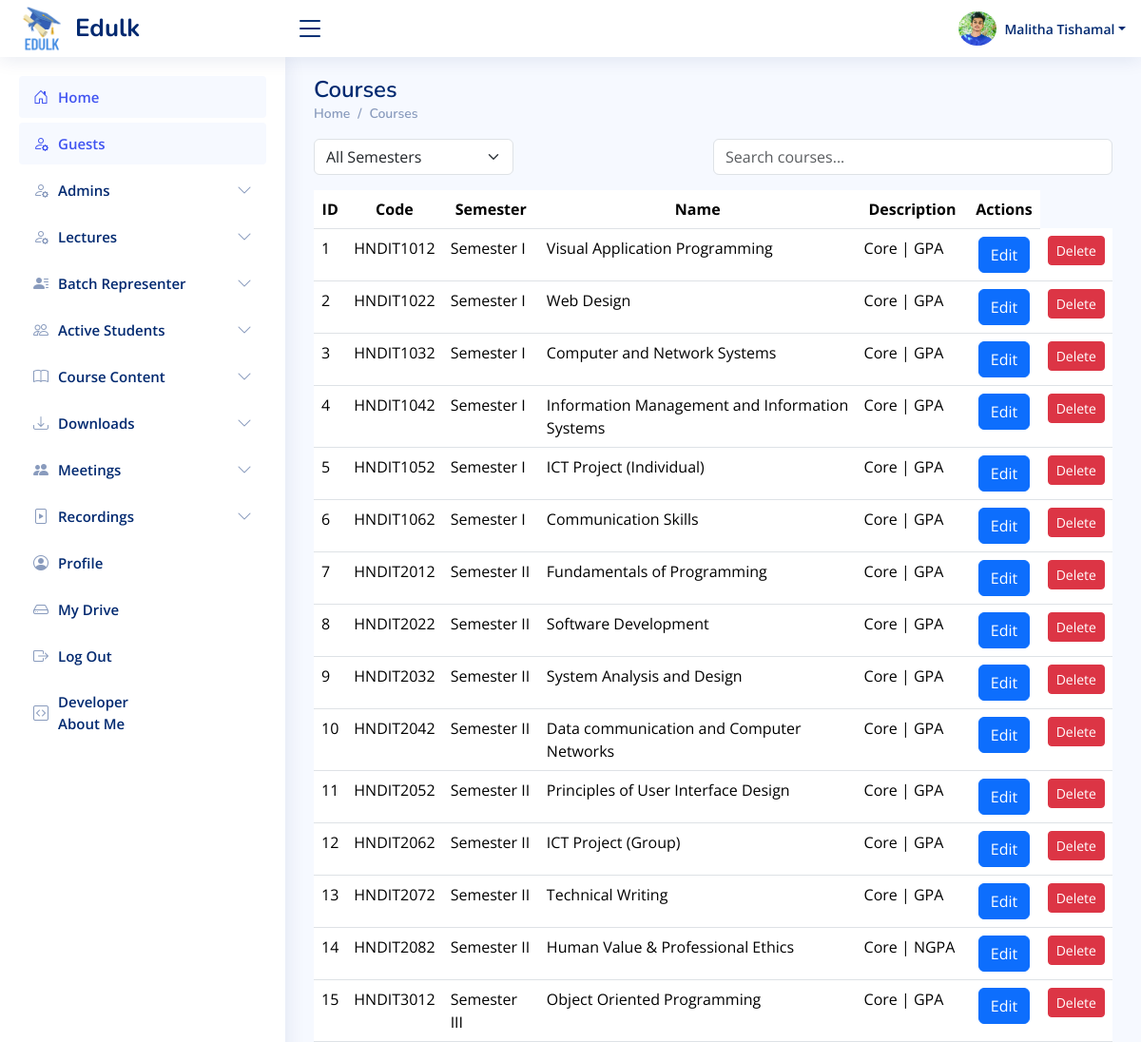
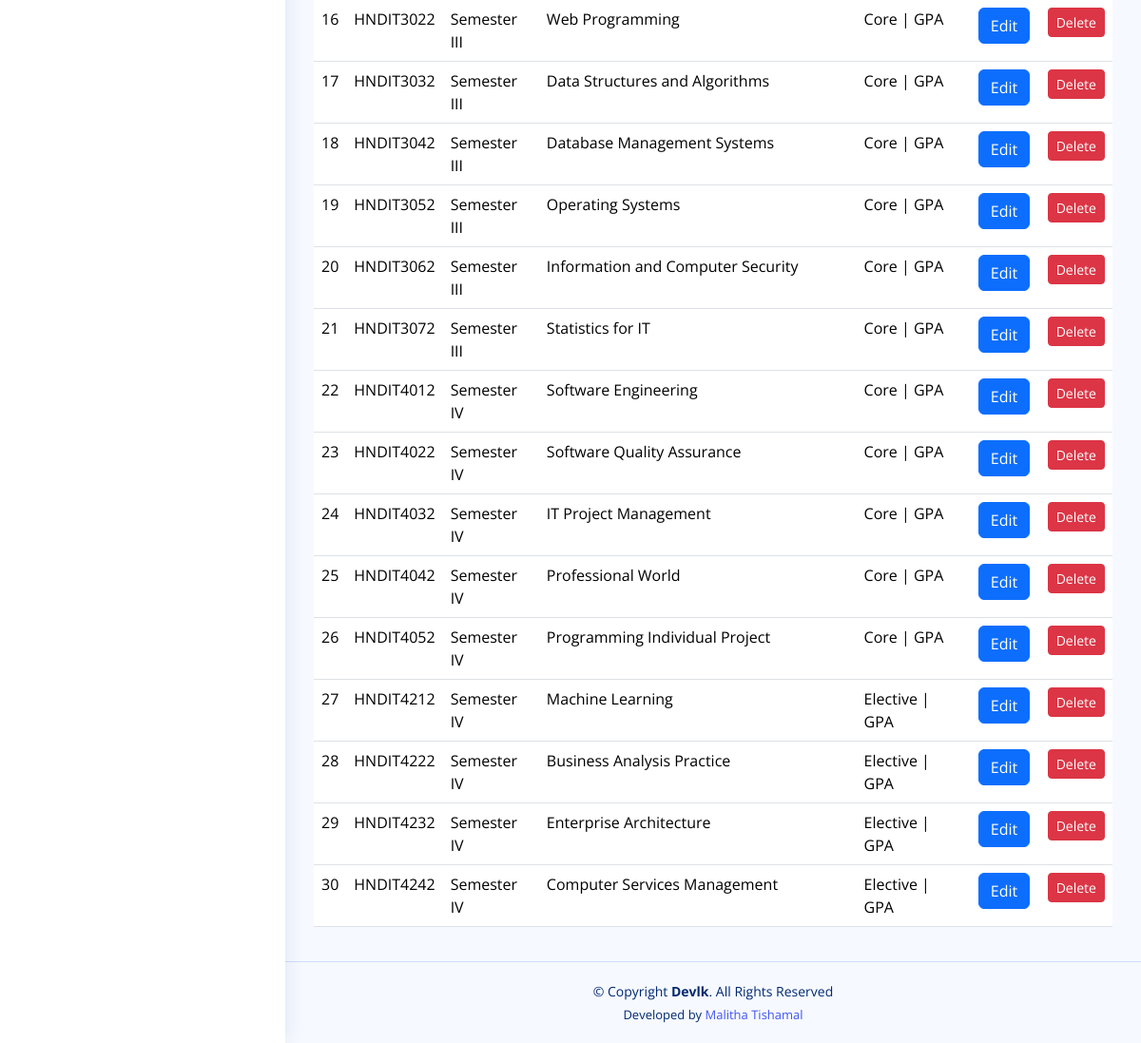
The app's page /sadmin/pages-courses.php (signed in) with its own data (2 pictures, top to bottom).
### tables this page shows
CREATE TABLE `sadmins` (
  `id` int(11) NOT NULL,
  `name` varchar(100) DEFAULT NULL,
  `nic` varchar(20) DEFAULT NULL,
  `email` varchar(100) DEFAULT NULL,
  `mobile` varchar(15) DEFAULT NULL,
  `password` varchar(255) DEFAULT NULL,
  `status` enum('pending','approved','rejected') DEFAULT 'pending',
  `profile_picture` varchar(200) NOT NULL DEFAULT 'uploads/profile_pictures/default.jpg',
  `created_at` datetime DEFAULT current_timestamp(),
  `last_login` datetime DEFAULT NULL
);

CREATE TABLE `subjects` (
  `id` int(11) NOT NULL,
  `semester` varchar(50) DEFAULT NULL,
  `code` varchar(20) DEFAULT NULL,
  `name` varchar(255) DEFAULT NULL,
  `description` varchar(255) DEFAULT NULL
);

### sadmin/pages-courses.php (the view, shortened to what this page needs)
<?php
require_once '../includes/db-conn.php';
$user_id = $_SESSION['sadmin_id'];
$sql = "SELECT * FROM sadmins WHERE id = ?";
$stmt = $conn->prepare($sql);
$stmt->bind_param("i", $user_id);
$stmt->execute();
$result = $stmt->get_result();
$user = $result->fetch_assoc();
$sql = "SELECT * FROM subjects";
$result = $conn->query($sql);
?>
<!DOCTYPE html>
<html lang="en">
<head>
    <?php include_once("../includes/css-links-inc.php"); ?>
</head>
<body>
    <?php include_once("../includes/header.php") ?>
    <?php include_once("../includes/sadmin-sidebar.php") ?>
    <main id="main" class="main">
        <div class="pagetitle">
            <h1>Courses</h1>
            <nav>
                <ol class="breadcrumb">
                    <li class="breadcrumb-item"><a href="">Home</a></li>
                    <li class="breadcrumb-item"><a href="">Courses</a></li>
                </ol>
            </nav>
        </div>
        <section class="section">
            <div class="d-flex justify-content-between mb-3">
                <select id="semesterFilter" class="form-select w-25">
                    <option value="">All Semesters</option>
                </select>
                        <input type="text" id="searchInput" class="form-control w-50" placeholder="Search courses...">
            </div>
            <table id="courseDataTable" class="table datatable">
                <thead class="align-middle text-center">
                    <tr>
                        <th>ID</th>
                        <th>Code</th>
                        <th>Semester</th>
                        <th>Name</th>
                        <th>Description</th>
                        <th>Actions</th>
                    </tr>
                </thead>
                <tbody id="courseTable">
                    <?php
                    if ($result->num_rows > 0) {
                        while ($row = $result->fetch_assoc()) {
                            echo "<tr>";
                            echo "<td>" . $row['id'] . "</td>";
                            echo "<td>" . $row['code'] . "</td>";
                            echo "<td class='semester'>" . $row['semester'] . "</td>";
                            echo "<td class='course-name'>" . $row['name'] . "</td>";
                            echo "<td>" . $row['description'] . "</td>";
                            echo '<td class="text-center">
                                    <a href="edit_subject.php?subject_id=' . $row['id'] . '" class="btn btn-primary">Edit</a>
                                  </td>';
                            echo "<td class=''>
                                    <button class='btn btn-danger btn-sm delete-btn' data-id='" . $row['id'] . "'>Delete</button>
                                  </td>";
                            echo "</tr>";
                        }
                    } else {
                        echo "<tr><td colspan='6' class='text-center'>No Courses.</td></tr>";
                    }
                    ?>
                </tbody>
            </table>
        </section>
    </main>
    <?php include_once("../includes/footer.php") ?>
</body>
</html>

### includes/header.php (shortened to what this page needs)
<header id="header" class="header fixed-top d-flex align-items-center">
    <div class="d-flex align-items-center justify-content-between">
        <a href="" class="logo d-flex align-items-center">
            <img src="<?php echo $base_url; ?>assets/images/logos/edulk-logo.png" alt="">
            <span class="d-none d-lg-block">Edulk</span>
        </a>
        <i class="bi bi-list toggle-sidebar-btn"></i>
    </div>
    <nav class="header-nav ms-auto">
        <ul class="d-flex align-items-center">
            <?php
                $profilePic = isset($user['profile_picture']) && $user['profile_picture'] ? $user['profile_picture'] : 'default.jpg';
            ?>
            <li class="nav-item dropdown pe-3">
                <a class="nav-link nav-profile d-flex align-items-center pe-0" href="#" data-bs-toggle="dropdown">
                   <img id="profilePicture" src="<?php echo $profilePic; ?>" alt="Profile Picture" class="rounded-circle" style="width: 40px !important; height: 40px !important; object-fit: cover;">
                    <span class="d-none d-md-block dropdown-toggle ps-2"><?php echo htmlspecialchars($user['name']); ?></span>
                </a>
            </li>
        </ul>
    </nav>
</header>

### assets/css/style.css (style rules this page uses)
:root { scroll-behavior: smooth; }
body { font-family: "Open Sans", sans-serif; background: #f6f9ff; color: #444444; }
a { color: #4154f1; text-decoration: none; }
h1, h2, h3, h4, h5, h6 { font-family: "Nunito", sans-serif; }
#main { margin-top: 60px; padding: 20px 30px; transition: all 0.3s; }
.pagetitle { margin-bottom: 10px; }
.pagetitle h1 { font-size: 24px; margin-bottom: 0; font-weight: 600; color: #012970; }
.breadcrumb { font-size: 14px; font-family: "Nunito", sans-serif; color: #899bbd; font-weight: 600; }
.breadcrumb a { color: #899bbd; transition: 0.3s; }
.breadcrumb .breadcrumb-item::before { color: #899bbd; }
.logo { line-height: 1; }
@media (min-width: 1200px) { .logo { width: 280px; } }
.logo img { max-height: 50px; margin-right: 6px; }
.logo span { font-size: 26px; font-weight: 700; color: #012970; font-family: "Nunito", sans-serif; }
.header { transition: all 0.5s; z-index: 997; height: 60px; box-shadow: 0px 2px 20px rgba(1, 41, 112, 0.1); background-color: #fff; padding-left: 20px; }
.header .toggle-sidebar-btn { font-size: 32px; padding-left: 10px; cursor: pointer; color: #012970; }
.header-nav ul { list-style: none; }
.header-nav>ul { margin: 0; padding: 0; }
.header-nav .nav-profile { color: #012970; }
.header-nav .nav-profile img { max-height: 36px; }
.header-nav .nav-profile span { font-size: 14px; font-weight: 600; }
@media (min-width: 1200px) { #main, #footer { margin-left: 300px; } }

### records on screen
sadmins: profile_picture (picture), name "Malitha Tishamal"
subjects: id "1", code "HNDIT1012", semester "Semester I", name "Visual Application Programming", description "Core | GPA"
subjects: id "2", code "HNDIT1022", semester "Semester I", name "Web Design", description "Core | GPA"
subjects: id "3", code "HNDIT1032", semester "Semester I", name "Computer and Network Systems", description "Core | GPA"
subjects: id "4", code "HNDIT1042", semester "Semester I", name "Information Management and Information Systems", description "Core | GPA"
subjects: id "5", code "HNDIT1052", semester "Semester I", name "ICT Project (Individual)", description "Core | GPA"
subjects: id "6", code "HNDIT1062", semester "Semester I", name "Communication Skills", description "Core | GPA"
subjects: id "7", code "HNDIT2012", semester "Semester II", name "Fundamentals of Programming", description "Core | GPA"
subjects: id "8", code "HNDIT2022", semester "Semester II", name "Software Development", description "Core | GPA"
subjects: id "9", code "HNDIT2032", semester "Semester II", name "System Analysis and Design", description "Core | GPA"
subjects: id "10", code "HNDIT2042", semester "Semester II", name "Data communication and Computer Networks", description "Core | GPA"
subjects: id "11", code "HNDIT2052", semester "Semester II", name "Principles of User Interface Design", description "Core | GPA"
subjects: id "12", code "HNDIT2062", semester "Semester II", name "ICT Project (Group)", description "Core | GPA"
subjects: id "13", code "HNDIT2072", semester "Semester II", name "Technical Writing", description "Core | GPA"
subjects: id "14", code "HNDIT2082", semester "Semester II", name "Human Value & Professional Ethics", description "Core | NGPA"
subjects: id "15", code "HNDIT3012", semester "Semester III", name "Object Oriented Programming", description "Core | GPA"
subjects: id "16", code "HNDIT3022", semester "Semester III", name "Web Programming", description "Core | GPA"
subjects: id "17", code "HNDIT3032", semester "Semester III", name "Data Structures and Algorithms", description "Core | GPA"
subjects: id "18", code "HNDIT3042", semester "Semester III", name "Database Management Systems", description "Core | GPA"
subjects: id "19", code "HNDIT3052", semester "Semester III", name "Operating Systems", description "Core | GPA"
subjects: id "20", code "HNDIT3062", semester "Semester III", name "Information and Computer Security", description "Core | GPA"
subjects: id "21", code "HNDIT3072", semester "Semester III", name "Statistics for IT", description "Core | GPA"
subjects: id "22", code "HNDIT4012", semester "Semester IV", name "Software Engineering", description "Core | GPA"
subjects: id "23", code "HNDIT4022", semester "Semester IV", name "Software Quality Assurance", description "Core | GPA"
subjects: id "24", code "HNDIT4032", semester "Semester IV", name "IT Project Management", description "Core | GPA"
subjects: id "25", code "HNDIT4042", semester "Semester IV", name "Professional World", description "Core | GPA"
subjects: id "26", code "HNDIT4052", semester "Semester IV", name "Programming Individual Project", description "Core | GPA"
subjects: id "27", code "HNDIT4212", semester "Semester IV", name "Machine Learning", description "Elective | GPA"
subjects: id "28", code "HNDIT4222", semester "Semester IV", name "Business Analysis Practice", description "Elective | GPA"
subjects: id "29", code "HNDIT4232", semester "Semester IV", name "Enterprise Architecture", description "Elective | GPA"
subjects: id "30", code "HNDIT4242", semester "Semester IV", name "Computer Services Management", description "Elective | GPA"
